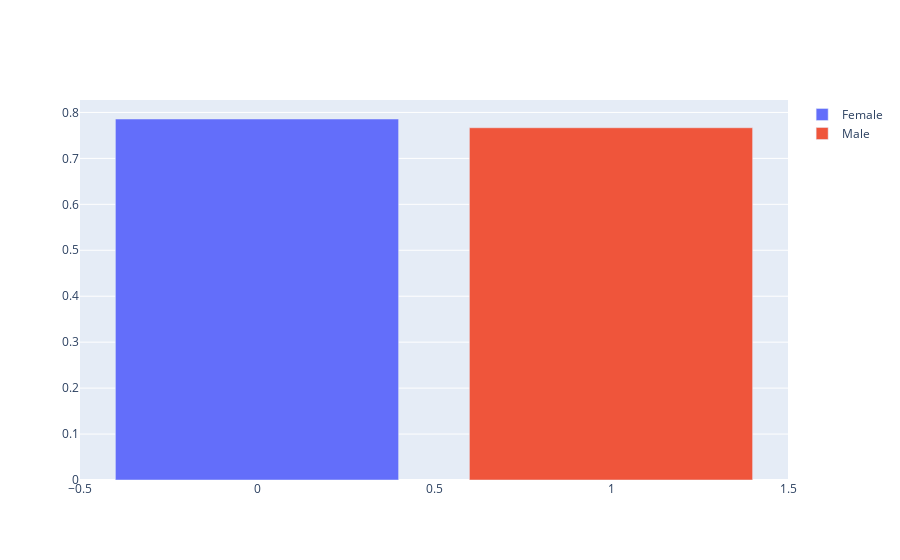

Source (notebook cell):
### Code cell
meanscore_by_sex = go.Figure(
    data=[
        go.Bar(
            x=[sex],
            y=[
                test_pred_labels[
                    (test.sex == sex) & (test.salary == 1.0)
                ].mean()
            ],
            name="Male" if sex else "Female",
        )
        for sex in range(2)
    ]
)
meanscore_by_sex.show()

### Figure 1 — Plotly figure (JSON) as saved in the notebook; plotly's stock layout.template omitted (floating-point values rounded to 4 significant figures)
{"data": [{"name": "Female", "type": "bar", "x": [0], "y": [0.7857]}, {"name": "Male", "type": "bar", "x": [1], "y": [0.7667]}], "layout": {}}
